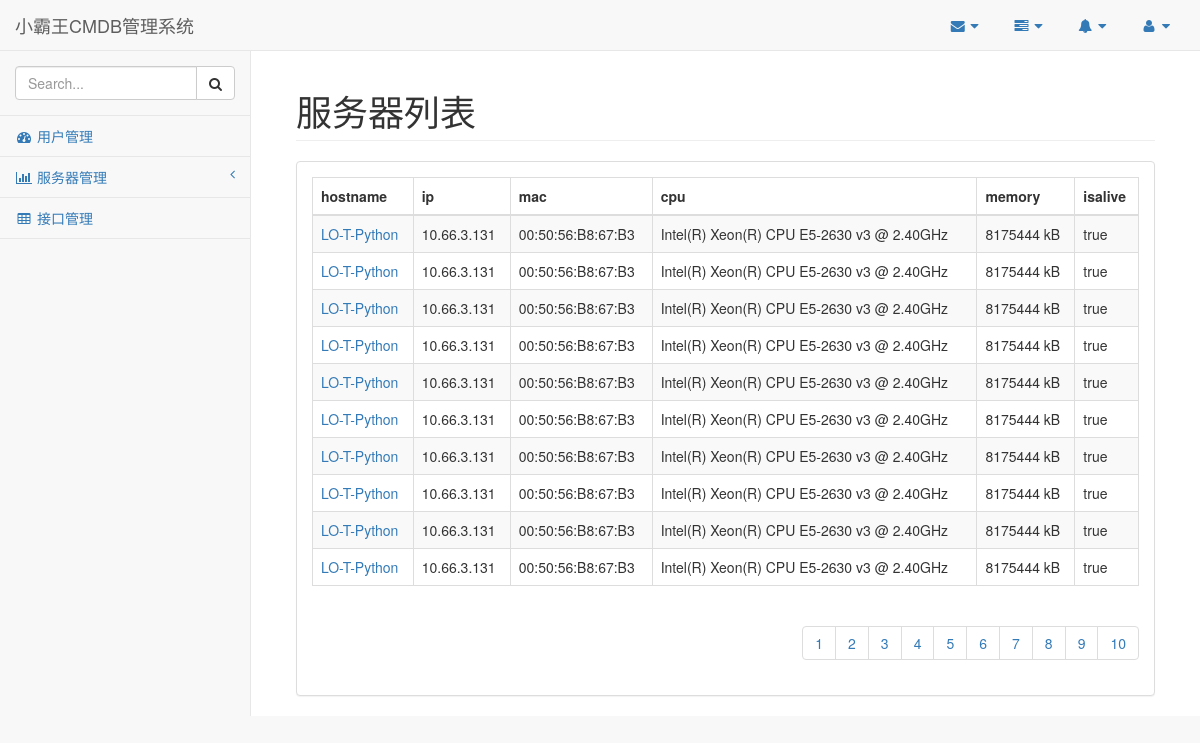
The page /server/5/ on the database its author committed.
### Service/models.py (models this page shows)
class Service(models.Model):
    hostname = models.CharField(max_length=32, verbose_name='服务器名称')
    ip = models.CharField(max_length=32, verbose_name='服务器ip')
    mac = models.CharField(max_length=32, verbose_name='服务器物理地址')
    cpu = models.CharField(max_length=32, verbose_name='服务器CPU')
    memory = models.CharField(max_length=32, verbose_name='服务器内存')
    isalive = models.CharField(max_length=32, verbose_name='服务器状态')

### Service/views.py (the view)
# urls.py: url(r'^(?P<page>\d+)', server),
def server(request,page=1):
    servers = Service.objects.all()
    p_servers = Paginator(servers, 10)
    pageData = p_servers.page(page)
    return render(request, "ServerList.html", {"pageData": pageData, "pageRange": p_servers.page_range})

### templates/ServerList.html (shortened to what this page needs)
{% extends "blank.html" %}
{% block label %}
    服务器列表
{% endblock %}
{% block content %}
    <div class="row">
        <div class="col-lg-12">
            <div class="panel panel-default">
                <div class="panel-body">
                    <table width="100%" class="table table-striped table-bordered table-hover" id="dataTables-example">
                        <thead>
                        <tr>
                            <th>hostname</th>
                            <th>ip</th>
                            <th>mac</th>
                            <th>cpu</th>
                            <th>memory</th>
                            <th>isalive</th>
                        </tr>
                        </thead>
                        <tbody>
                        {% for data in pageData %}
                            <tr class="odd gradeX">
                                <td>
                                    <a href="/server/getConnect?id={{ data.id }}">
                                        {{ data.hostname }}
                                    </a>
                                </td>
                                <td>{{ data.ip }}</td>
                                <td>{{ data.mac }}</td>
                                <td>{{ data.cpu }}</td>
                                <td>{{ data.memory }}</td>
                                <td>{{ data.isalive }}</td>
                            </tr>
                        {% endfor %}
                        </tbody>
                    </table>
                    <ul class="pagination pull-right">
                        {% for page in pageRange %}
                            <li>
                                <a href="/server/{{ page }}/">{{ page }}</a>
                            </li>
                        {% endfor %}
                    </ul>
                </div>
            </div>
        </div>
    </div>
{% endblock %}

### rows shown on the page
Service: hostname "LO-T-Python", ip "10.66.3.131", mac "00:50:56:B8:67:B3", cpu "Intel(R) Xeon(R) CPU E5-2630 v3 @ 2.40GHz", memory "8175444 kB", isalive "true"
Service: hostname "LO-T-Python", ip "10.66.3.131", mac "00:50:56:B8:67:B3", cpu "Intel(R) Xeon(R) CPU E5-2630 v3 @ 2.40GHz", memory "8175444 kB", isalive "true"
Service: hostname "LO-T-Python", ip "10.66.3.131", mac "00:50:56:B8:67:B3", cpu "Intel(R) Xeon(R) CPU E5-2630 v3 @ 2.40GHz", memory "8175444 kB", isalive "true"
Service: hostname "LO-T-Python", ip "10.66.3.131", mac "00:50:56:B8:67:B3", cpu "Intel(R) Xeon(R) CPU E5-2630 v3 @ 2.40GHz", memory "8175444 kB", isalive "true"
Service: hostname "LO-T-Python", ip "10.66.3.131", mac "00:50:56:B8:67:B3", cpu "Intel(R) Xeon(R) CPU E5-2630 v3 @ 2.40GHz", memory "8175444 kB", isalive "true"
Service: hostname "LO-T-Python", ip "10.66.3.131", mac "00:50:56:B8:67:B3", cpu "Intel(R) Xeon(R) CPU E5-2630 v3 @ 2.40GHz", memory "8175444 kB", isalive "true"
Service: hostname "LO-T-Python", ip "10.66.3.131", mac "00:50:56:B8:67:B3", cpu "Intel(R) Xeon(R) CPU E5-2630 v3 @ 2.40GHz", memory "8175444 kB", isalive "true"
Service: hostname "LO-T-Python", ip "10.66.3.131", mac "00:50:56:B8:67:B3", cpu "Intel(R) Xeon(R) CPU E5-2630 v3 @ 2.40GHz", memory "8175444 kB", isalive "true"
Service: hostname "LO-T-Python", ip "10.66.3.131", mac "00:50:56:B8:67:B3", cpu "Intel(R) Xeon(R) CPU E5-2630 v3 @ 2.40GHz", memory "8175444 kB", isalive "true"
Service: hostname "LO-T-Python", ip "10.66.3.131", mac "00:50:56:B8:67:B3", cpu "Intel(R) Xeon(R) CPU E5-2630 v3 @ 2.40GHz", memory "8175444 kB", isalive "true"

### other values the page prints
{{ page }} "1" "2" "3" "4" "5" "6" "7" "8" "9" "10"
